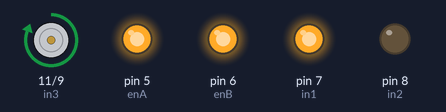
A sketch run on a simulated Arduino Uno, built with avr-gcc and run on an emulated ATmega328P. On the bench: motor-driver pin pairs drawn as motors (green arrow = first pin HIGH = forward, orange = second pin HIGH = backward, longer = more drive), output pins drawn as LEDs (lit = HIGH).

Above: at 1.2 s.
At 5.7 s:
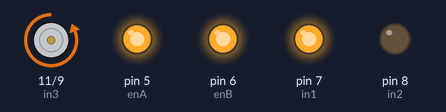
Timing chart, 0 to 7.5 s (numbered marks = the images above):
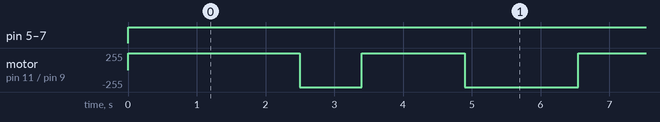

The sketch:

sketch_mar06a.ino
```cpp
//in1 - left forward
//in2 - left back
//in3 - right forward
//in4 - right back
#define enA 5
#define enB 6
#define in1 7
#define in2 8
#define in3 11
#define in4 9

void setup() {
  pinMode(enA, OUTPUT);
  pinMode(enB, OUTPUT);
  pinMode(in1, OUTPUT);
  pinMode(in2, OUTPUT);
  pinMode(in3, OUTPUT);
  pinMode(in4, OUTPUT);
  digitalWrite(in1, LOW);
  digitalWrite(in2, LOW);
  digitalWrite(in3, LOW);
  digitalWrite(in4, LOW);
}

void moveForward() {
  analogWrite(enA, 255);
  analogWrite(enB, 255);
  digitalWrite(in1, HIGH);
  digitalWrite(in2, LOW);
  digitalWrite(in3, HIGH);
  digitalWrite(in4, LOW);
}

void moveBack() {
  analogWrite(enA, 255);
  analogWrite(enB, 255);
  digitalWrite(in1, LOW);
  digitalWrite(in2, HIGH);
  digitalWrite(in3, LOW);
  digitalWrite(in4, HIGH);
}

void rotateLeft() {
  analogWrite(enA, 255);
  analogWrite(enB, 255);
  digitalWrite(in1, HIGH);
  digitalWrite(in2, LOW);
  digitalWrite(in3, LOW);
  digitalWrite(in4, HIGH);
}

void rotateRight() {
  analogWrite(enA, 255);
  analogWrite(enB, 255);
  digitalWrite(in1, LOW);
  digitalWrite(in2, HIGH);
  digitalWrite(in3, LOW);
  digitalWrite(in4, HIGH);
}

void stopCar() {
  analogWrite(enA, 255);
  analogWrite(enB, 255);
  digitalWrite(in1, LOW);
  digitalWrite(in2, LOW);
  digitalWrite(in3, LOW);
  digitalWrite(in4, LOW);
}

void moveByExactWay() {
  moveForward();
  delay(2500);
  rotateLeft();
  delay(900);
  moveForward();
  delay(1500);
  rotateLeft();
  delay(1650);
}

void loop() {
  moveByExactWay();
}
```

Measured:
- by itself, pin 5 (enA), pin 6 (enB), pin 7 (in1): LOW → HIGH at 0.00 s
- by itself, motor on pin 11 (in3) / pin 9 (in4): repeats every 6.6 s: backward 255/255 0.90 s, forward 255/255 1.5 s, backward 255/255 1.7 s, forward 255/255 2.5 s
